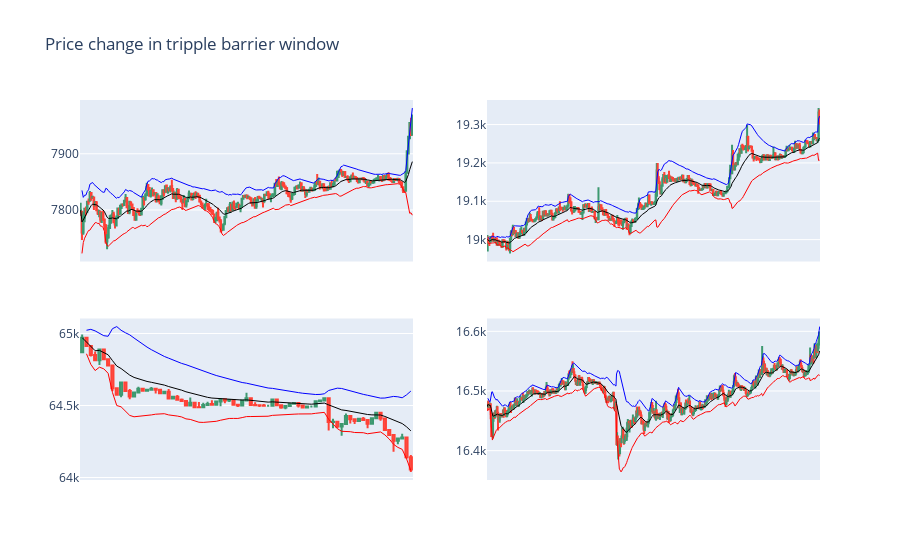

Here is the notebook cell this chart was saved with:
### Markdown cell above
#### Graph

### Code cell
import random
import plotly.graph_objects as go
from plotly.subplots import make_subplots

n = 2; m = 2
label_1 = labels[labels['bin'] == 1]
list_1 = random.sample(list(label_1.index), k = n*m)

fig = make_subplots(
    rows = n, cols = m
)

for idx, st in enumerate(list_1):
  et = triple_barrier_events.loc[st]['t1']
  gr_dt = data.loc[st:et]
  avg, upper, lower = bbands(gr_dt['close'], 20, no_of_stdev=2)
  fig.add_trace(go.Candlestick(x=gr_dt.index,
                open=gr_dt.open, high=gr_dt.high,
                low=gr_dt.low, close=gr_dt.close),
                row = idx//n + 1, col = idx%m + 1)
  fig.add_trace(go.Scatter(x=gr_dt.index, y = avg,
                           line = dict(color='black', width=1)),
                row = idx//n + 1, col = idx%m + 1)
  fig.add_trace(go.Scatter(x=gr_dt.index, y = upper,
                           line = dict(color='blue', width=1)),
                row = idx//n + 1, col = idx%m + 1)
  fig.add_trace(go.Scatter(x=gr_dt.index, y = lower,
                           line = dict(color='red', width=1)),
                row = idx//n + 1, col = idx%m + 1)
  
  fig.update_xaxes(rangeslider_visible=False, visible = False)

fig.update_layout(title = 'Price change in tripple barrier window ')
fig.update_traces(showlegend = False)
fig.show()
